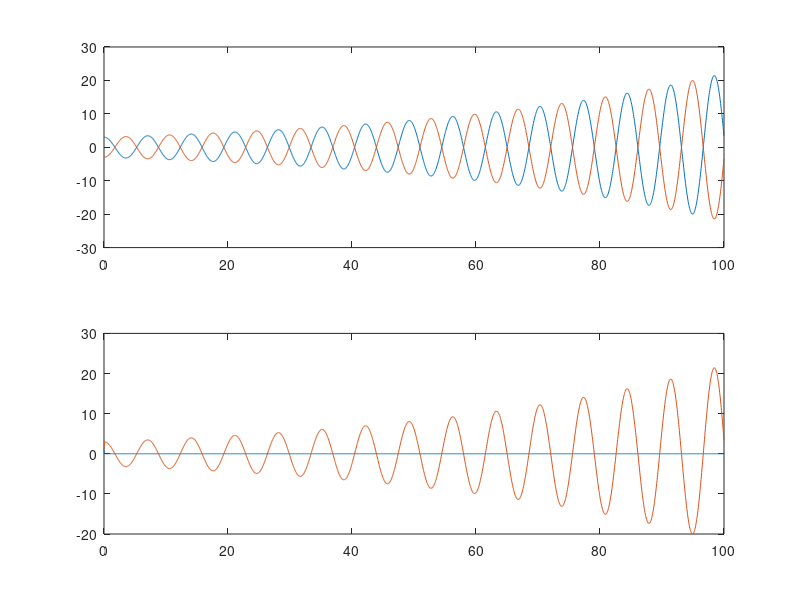

This chart was generated by the following MATLAB code:
%(a)
Dur = 100;
dt = 0.01;
Nstep = ceil(Dur/dt);
K=1 ; k=0.5;
M = 2.5;
R1=2 ; R2=0;
V1=0 ; V2=0;
E1=0 ; E2=0;
U1=abs(1/2*K*R1^2-1/2*k*(R1-R2)^2);
U2=abs(1/2*K*R2^2-1/2*k*(R2-R1)^2);
K1=U1+E1;
K2=U2+E2;
t=0;

for i = 1:Nstep
    a1 = (-K*R1(i)-k*(R1(i)-R2(i)))/M;
    a2 = (-K*R2(i)-k*(R2(i)-R1(i)))/M;
    V1(i+1) = a1*dt+V1(i);
    V2(i+1) = a2*dt+V2(i);
    R1(i+1) = V1(i)*dt+R1(i);
    R2(i+1) = V2(i)*dt+R2(i);
    U1(i+1) = abs(1/2*K*R1(i+1)^2-1/2*k*(R1(i+1)-R2(i+1))^2);
    U2(i+1) = abs(1/2*K*R2(i+1)^2-1/2*k*(R2(i+1)-R1(i+1))^2);
    E1(i+1) = 1/2*M*(V1(i+1))^2;
    E2(i+1) = 1/2*M*(V2(i+1))^2;
    K1(i+1) = U1(i+1)+E1(i+1);
    K2(i+1) = U2(i+1)+E2(i+1);
    t(i+1) = i*dt;
end
subplot(2,1,1),plot(t,R1,t,R2)
subplot(2,1,2),plot(t,K1,t,K2)


%(b)
Dur = 100;
dt = 0.01;
Nstep = ceil(Dur/dt);
K=1 ; k=0.5;
M = 2.5;
R1=2 ; R2=0;
V1=0 ; V2=0;
n1=1 ; n2=1
t=0;

for i = 1:Nstep
    a1 = (-K*R1(i)-k*(R1(i)-R2(i)))/M;
    a2 = (-K*R2(i)-k*(R2(i)-R1(i)))/M;
    V1(i+1) = a1*dt+V1(i);
    V2(i+1) = a2*dt+V2(i);
    R1(i+1) = V1(i)*dt+R1(i);
    R2(i+1) = V2(i)*dt+R2(i);
    n1(i+1) = (R1(i+1)+R2(i+1))*1/2;
    n2(i+1) = (R1(i+1)-R2(i+1))*1/2;
    t(i+1) = i*dt;
end
plot(t,n1,t,n2)
    

%(c)
Dur = 100;
dt = 0.05;
Nstep = ceil(Dur/dt);
K=1 ; k=0.5;
M = 2.5;
R1=3 ; R2=-3;
V1=0 ; V2=0;
n1=1 ; n2=1
t=0;

for i = 1:Nstep
    a1 = (-K*R1(i)-k*(R1(i)-R2(i)))/M;
    a2 = (-K*R2(i)-k*(R2(i)-R1(i)))/M;
    V1(i+1) = a1*dt+V1(i);
    V2(i+1) = a2*dt+V2(i);
    R1(i+1) = V1(i)*dt+R1(i);
    R2(i+1) = V2(i)*dt+R2(i);
    n1(i+1) = (R1(i+1)+R2(i+1))*1/2;
    n2(i+1) = (R1(i+1)-R2(i+1))*1/2;
    t(i+1) = i*dt;
end
subplot(211),plot(t,R1,t,R2)
subplot(212),plot(t,n1,t,n2)
